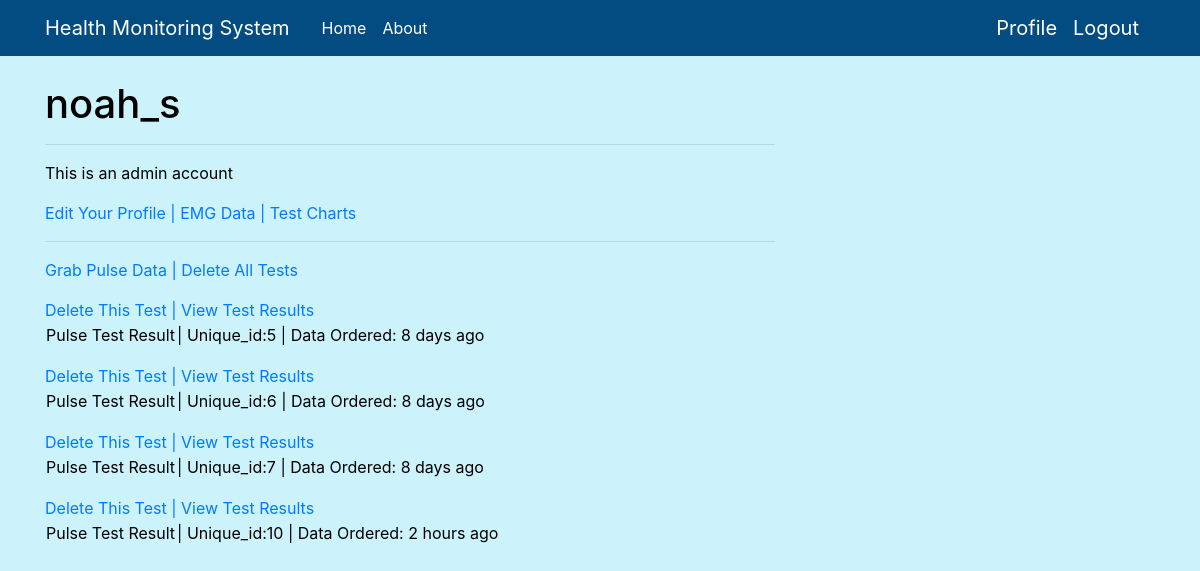
/auth/user/noah_s (signed in), run on the app's committed database.
### website/models.py (models this page shows, shortened)
class User(UserMixin, db.Model):
    id = db.Column(db.Integer, primary_key=True)
    username = db.Column(db.String(64), index=True, unique=True)
    email = db.Column(db.String(120), index=True, unique=True)          # email field format is validated
    DOB = db.Column(db.String(6), index=True, unique=True)              # DOB field format is validated
    password_hash = db.Column(db.String(128))
    packets = db.relationship("Packet", backref='author', lazy='dynamic')
    packet_count = db.Column(db.Integer, index=True)                    # TODO: managing the users packet counter
    admin = db.Column(db.Integer, index=True, default=False)
    seen_packets = []

class Packet(db.Model):
    id = db.Column(db.Integer, primary_key=True)
    body = db.Column(db.String(500))
    timestamp = db.Column(db.DateTime, index=True, default=datetime.utcnow)     # this timestamp represents when the test was ordered
    test_taken = db.Column(db.String(50), index=True, default=None)             # this timestamp represents when the test was taken
    user_id = db.Column(db.Integer, db.ForeignKey('user.id'))
    test_type = db.Column(db.String(150), default=None)

### website/auth/routes.py (the view)
@bp.route('/user/<username>')
@login_required
def user(username):
    user = User.query.filter_by(username=username).first_or_404()
    return render_template('user.html', user=user, packets=user.packets.all())

### website/models.py (called while the page is built)
@login.user_loader
def load_user(id):
    return User.query.get(int(id))

### website/templates/user.html (shortened to what this page needs)
{% extends "base.html" %}
{% block content %}
    <h1>{{ user.username }}</h1>
    <hr>
    {% if user == current_user %}
    {% if user.admin == True %}
    <p>This is an admin account</p>
    {% endif %}
    <td><a href="{{ url_for('auth.edit_profile') }}">Edit Your Profile</a></td>
    <td><a href="{{ url_for('main.newEMGtest', username=current_user.username) }}"> |    EMG Data</a></td>
    <td><a href="{{ url_for('main.test_chart', username=current_user.username)}}"> |    Test Charts</a></td>
    <hr>
    <td><a href="{{ url_for('main.newtest', username=current_user.username) }}">Grab Pulse Data</a></td>
    <td><a href="{{ url_for('main.delete_all_tests', username=current_user.username) }}"> |    Delete All Tests</a></td>
    {% for packet in packets %}
    <p>
        {% include '_packet.html' %}
    </p>
    {% endfor %}
    {% endif %}
{% endblock %}

### website/templates/_packet.html
<table>
        <tr valign="top">
            <td>{{ packet.test_type }} Test Result <br></td>
            <td>  |   Unique_id:{{packet.id}}   |   Data Ordered: {{ moment(packet.timestamp).fromNow() }}</td>
        <a href="{{ url_for('main.deletetest', username=current_user.username, packet_id=packet.id) }}">Delete This Test </a>
        <a href="{{ url_for('main.open_packet', username=current_user.username, packet_id=packet.id) }}">   |  View Test Results</a>
        </tr>
    </table>

### website/static/main.css (style rules this page uses)
body { background: #ccf2fb; color: #000000; margin-top: 5rem; }
h1, h2, h3, h4, h5, h6 { color: #000000; }

### data on the page
User: username "noah_s"
Packet: test_type "Pulse", id "5", timestamp "8 days ago"
Packet: test_type "Pulse", id "6", timestamp "8 days ago"
Packet: test_type "Pulse", id "7", timestamp "8 days ago"
Packet: test_type "Pulse", id "10", timestamp "2 hours ago"
